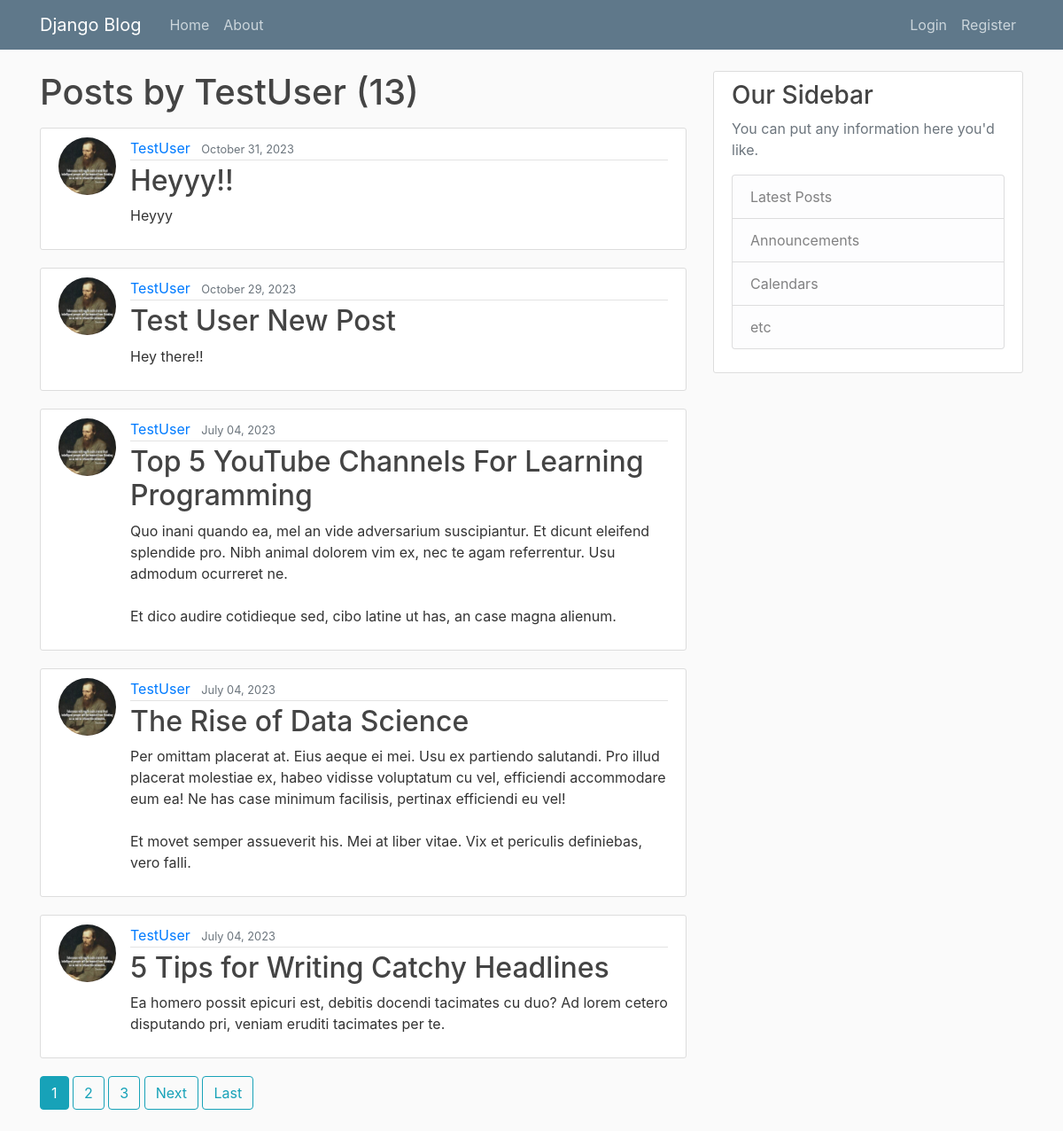
Page /user/TestUser on the committed database.
### blog/models.py (models this page shows, shortened)
class Post(models.Model):
    title = models.CharField(max_length=100)
    content = models.TextField()
    date_posted = models.DateTimeField(default=timezone.now)
    author = models.ForeignKey(User, on_delete=models.CASCADE)

### users/models.py (models this page shows, shortened)
class Profile(models.Model):
    user = models.OneToOneField(User, on_delete=models.CASCADE)
    image = models.ImageField(default='default.jpg', upload_to='profile_pics')

### blog/views.py (the view)
# urls.py: path('user/<str:username>', UserPostListView.as_view(), name='user-posts'),
class UserPostListView(ListView):
    model = Post
    template_name = 'blog/user_posts.html'
    context_object_name = 'posts'
    ordering = ['-date_posted']
    paginate_by = 5
    def get_queryset(self) -> QuerySet[Any]:
        user = get_object_or_404(User, username=self.kwargs.get('username'))
        return Post.objects.filter(author=user).order_by('-date_posted')

### blog/templates/blog/user_posts.html (shortened to what this page needs)
{% extends 'blog/base.html'%}
{% block content%}
    <h1 class="mb-3">Posts by {{ view.kwargs.username}} ({{ page_obj.paginator.count}})</h1>
    {%for post in posts%}
    <article class="media content-section">
        <img class="rounded-circle article-img" src="{{ post.author.profile.image.url}}" alt="">
        <div class="media-body">
          <div class="article-metadata">
            <a class="mr-2" href="{% url 'user-posts' post.author.username %}">{{ post.author }}</a>
            <small class="text-muted">{{ post.date_posted |date:"F d, Y" }}</small>
          </div>
          <h2><a class="article-title" href="{% url 'post-detail' post.id %}">{{ post.title }}</a></h2>
          <p class="article-content">{{ post.content }}</p>
        </div>
    </article>
    {%endfor%}
    {% if is_paginated %}
      {% for num in page_obj.paginator.page_range %}
        {% if page_obj.number == num %}
          <a class="btn btn-info mb-4" href="?page={{ num }}">{{ num }}</a>
        {% elif num > page_obj.number|add:'-3' and num < page_obj.number|add:'3' %}
          <a class="btn btn-outline-info mb-4" href="?page={{ num }}">{{ num }}</a>
        {% endif %}
      {% endfor %}
      {% if page_obj.has_next %}
        <a class="btn btn-outline-info mb-4" href="?page={{ page_obj.next_page_number }}">Next</a>
        <a class="btn btn-outline-info mb-4" href="?page={{ page_obj.paginator.num_pages }}">Last</a>
      {% endif %}
    {% endif%}
{%endblock content%}

### blog/static/blog/main.css (style rules this page uses)
body { background: #fafafa; color: #333333; margin-top: 5rem; }
h1, h2, h3, h4, h5, h6 { color: #444444; }
.content-section { background: #ffffff; padding: 10px 20px; border: 1px solid #dddddd; border-radius: 3px; margin-bottom: 20px; }
.article-title { color: #444444; }
.article-content { white-space: pre-line; }
.article-img { height: 65px; width: 65px; margin-right: 16px; }
.article-metadata { padding-bottom: 1px; margin-bottom: 4px; border-bottom: 1px solid #e3e3e3 }

### rows in the picture
Post: author.profile.image (picture), author "TestUser", date_posted "October 31, 2023", title "Heyyy!!", content "Heyyy"
Post: author.profile.image (picture), author "TestUser", date_posted "October 29, 2023", title "Test User New Post", content "Hey there!!"
Post: author.profile.image (picture), author "TestUser", date_posted "July 04, 2023", title "Top 5 YouTube Channels For Learning Programming", content "Quo inani quando ea, mel an vide adversarium suscipiantur. Et dicunt eleifend splendide pro. Nibh animal dolorem vim ex, nec te agam referrentur. Usu admodum ocurreret ne. Et dico audire cotidieque sed, cibo latine ut has, an case magna alienum."
Post: author.profile.image (picture), author "TestUser", date_posted "July 04, 2023", title "The Rise of Data Science", content "Per omittam placerat at. Eius aeque ei mei. Usu ex partiendo salutandi. Pro illud placerat molestiae ex, habeo vidisse voluptatum cu vel, efficiendi accommodare eum ea! Ne has case minimum facilisis, pertinax efficiendi eu vel! Et movet semper assueverit his. Mei at liber vitae. Vix et periculis definiebas, vero falli."
Post: author.profile.image (picture), author "TestUser", date_posted "July 04, 2023", title "5 Tips for Writing Catchy Headlines", content "Ea homero possit epicuri est, debitis docendi tacimates cu duo? Ad lorem cetero disputando pri, veniam eruditi tacimates per te."

### other values in the picture
{{ view.kwargs.username }} "TestUser"
{{ page_obj.paginator.count }} "13"
{{ num }} "1"
{{ num }} "2" "3"
